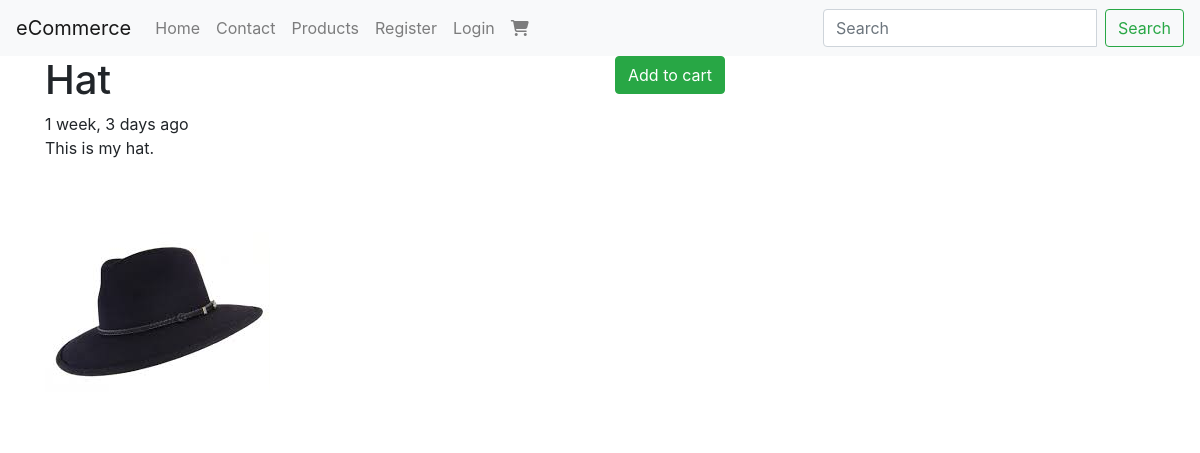
Screenshot of /products/hat/ with the database file from the repository.
### products/models.py (models this page shows, shortened)
class Product(models.Model):
    title = models.CharField(max_length=120)
    slug = models.SlugField(blank=True, unique=True)
    descriptions = models.TextField()
    price = models.DecimalField(decimal_places=2, max_digits=20, default=39.99)
    image = models.ImageField(upload_to='products/', null=True, blank=True)
    featured = models.BooleanField(default=False)
    active = models.BooleanField(default=True)
    timestamp = models.DateTimeField(auto_now_add=True)
    objects = ProductManager()

### products/views.py (the view)
# urls.py: path('<slug>/', ProductDetailSlugView.as_view(), name='detail'),
class ProductDetailSlugView(DetailView):
    queryset = Product.objects.all()
    template_name = "products/detail.html"
    def get_context_data(self, *args, **kwargs):
        context = super(ProductDetailSlugView, self).get_context_data(*args, **kwargs)
        cart_obj, new_obj = Cart.objects.new_or_get(self.request)
        context['cart'] = cart_obj
        return context
    def get_object(self, *args, **kwargs):
        request = self.request
        slug = self.kwargs.get("slug")
        try:
            instance = Product.objects.get(slug=slug, active=True)
        except Product.DoesNotExist:
            raise Http404('Not found ...')
        except Product.MultipleObjectsReturned:
            qs = Product.objects.filter(slug=slug, active=True)
            instance = qs.first()
        except:
            raise Http404('hmmm...')
        return instance

### carts/models.py (called while the page is built)
def pre_save_cart_receiver(sender, instance, *args, **kwargs):
    if instance.subtotal > 0:
        instance.total = Decimal(instance.subtotal) * Decimal(1.08)
    else:
        instance.total = 0.00

    def new_or_get(self, request):
        cart_id = request.session.get('cart_id', None)
        qs = self.get_queryset().filter(id=cart_id)
        if qs.count() == 1:
            new_obj = False
            cart_obj = qs.first()
            if request.user.is_authenticated and cart_obj.user is None:
                cart_obj.user = request.user
                cart_obj.save()
        else:
            cart_obj = Cart.objects.new(user=request.user)
            new_obj = True
            request.session['cart_id'] = cart_obj.id
        return cart_obj, new_obj

    def new(self, user=None):
        user_obj = None
        if user is not None:
            if user.is_authenticated:
                user_obj = user
        return self.model.objects.create(user=user_obj)

### orders/models.py (called while the page is built)
def post_save_cart_total(sender, instance, created,  *args, **kwargs):
    if not created:
        cart_obj = instance
        cart_total = cart_obj.total
        cart_id = cart_obj.id
        qs = Order.objects.filter(cart__id=cart_id)
        if qs.count() == 1:
            order_obj = qs.first()
            order_obj.update_total()

### products/models.py (called while the page is built)
    def active(self):
        return self.filter(active=True)

    def get_queryset(self):
        return ProductQuerySet(self.model, using=self._db)

    def all(self):
        return self.get_queryset().active()

### products/templates/products/detail.html
{% extends 'base.html' %}
{% block content %}
    <div class="row">
        <div class="col-12 col-md-6">
            <h1>{{ object.title }}</h1>
            {{ object.timestamp|timesince }} ago
            {{ object.descriptions|linebreaks }}<br>
            {% if object.image %}
                <img src="{{ object.image.url }}" class="img-fluid">
            {% endif %}
        </div>
        <div class="col-12 col-md-6">
        {% include 'products/snippets/update-card.html' with product=object cart=cart %}
        </div>
    </div>
{% endblock %}

### rows the page displays
Product: title "Hat", timestamp "1 week, 3 days", descriptions "This is my hat.", image (picture)

### other values shown
{{ brand_name }} "eCommerce"
